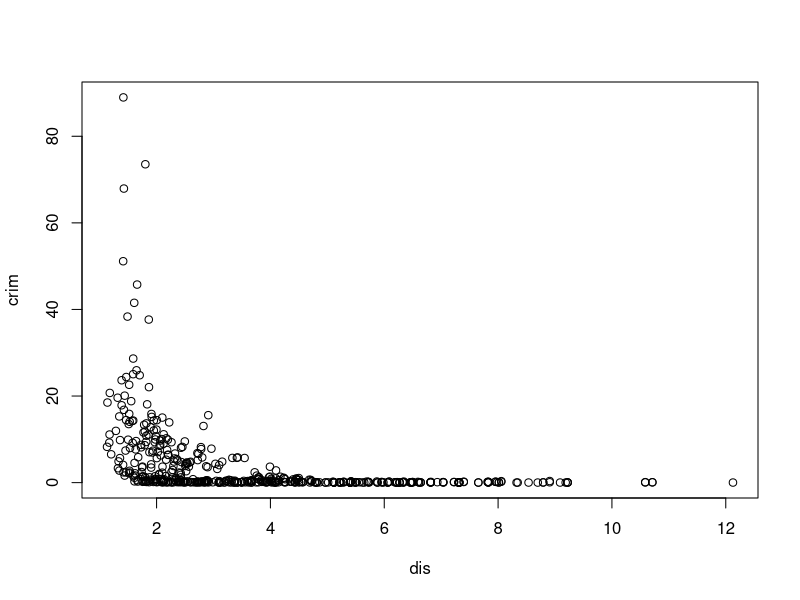
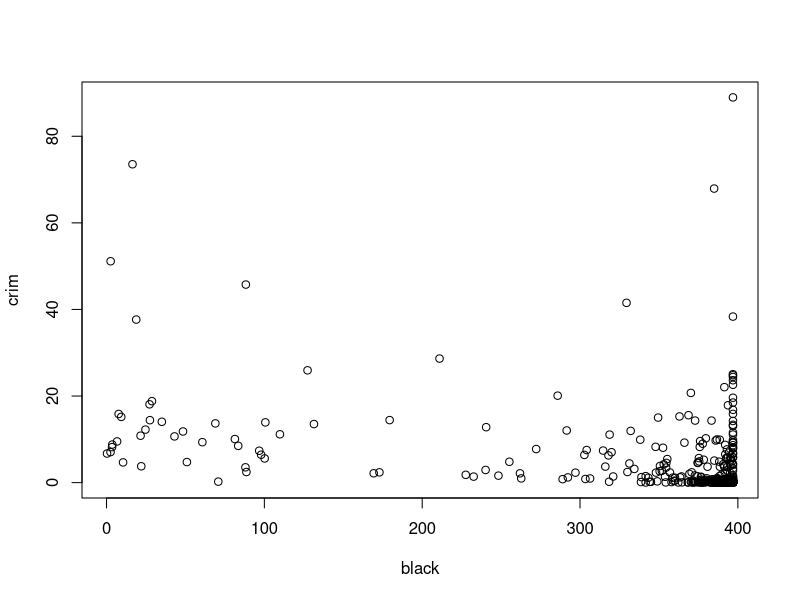
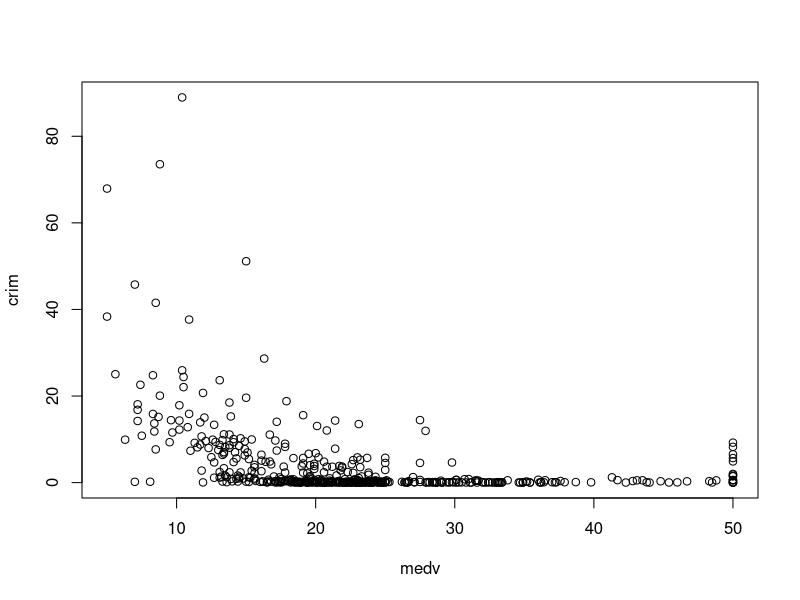
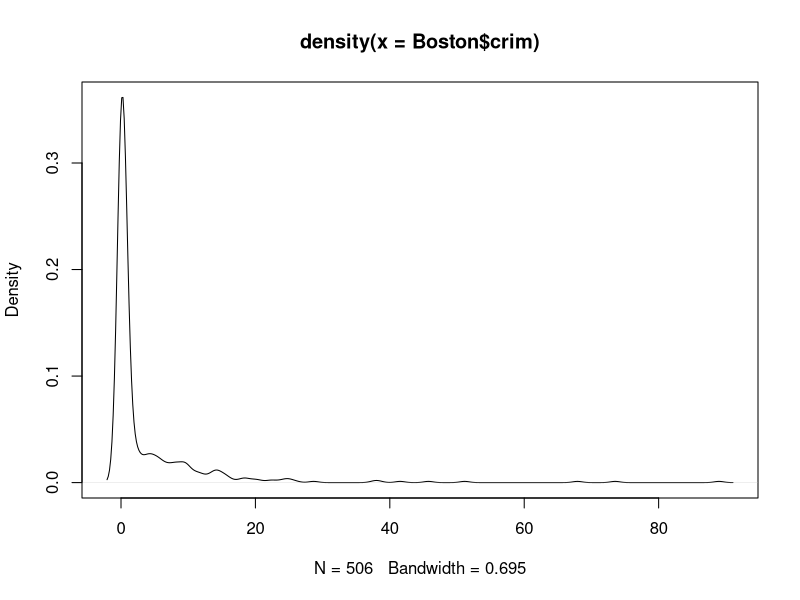
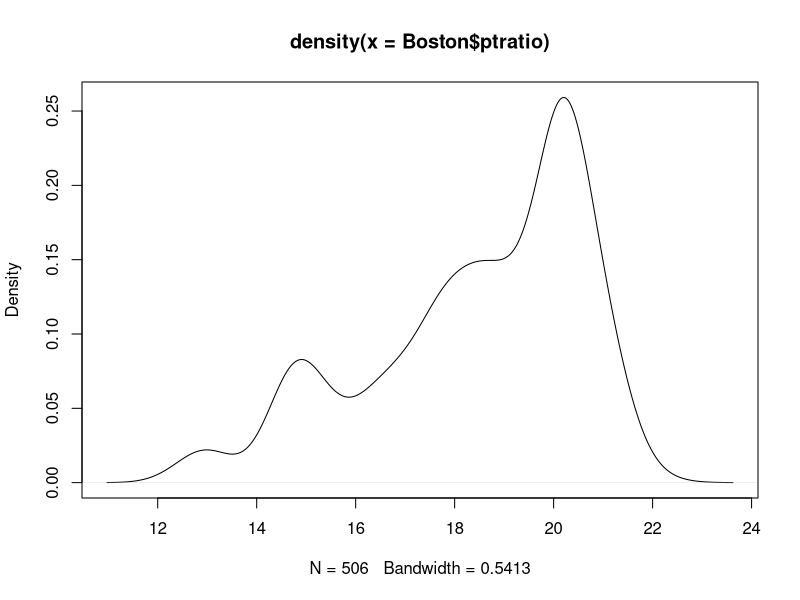
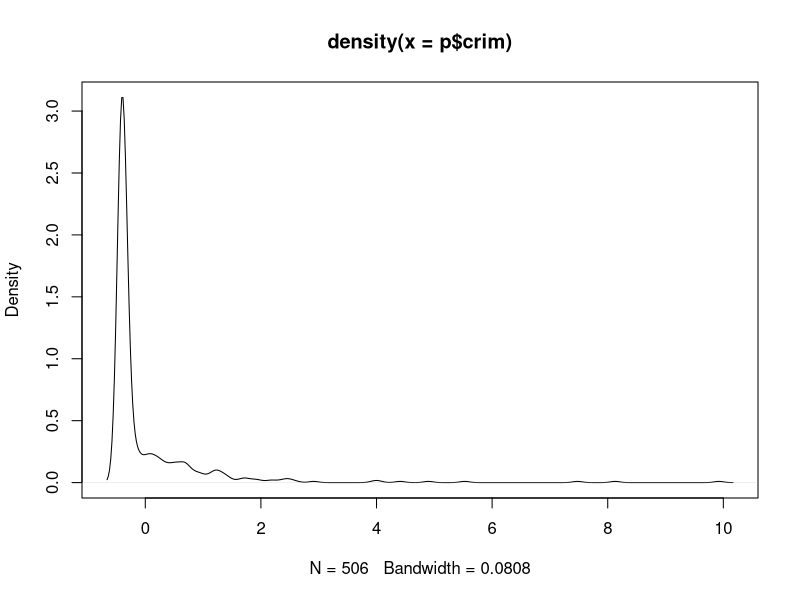
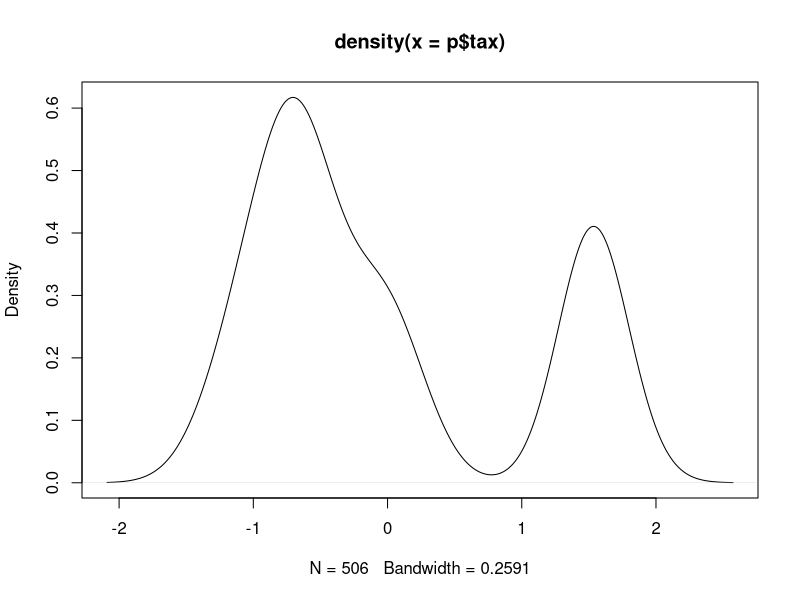
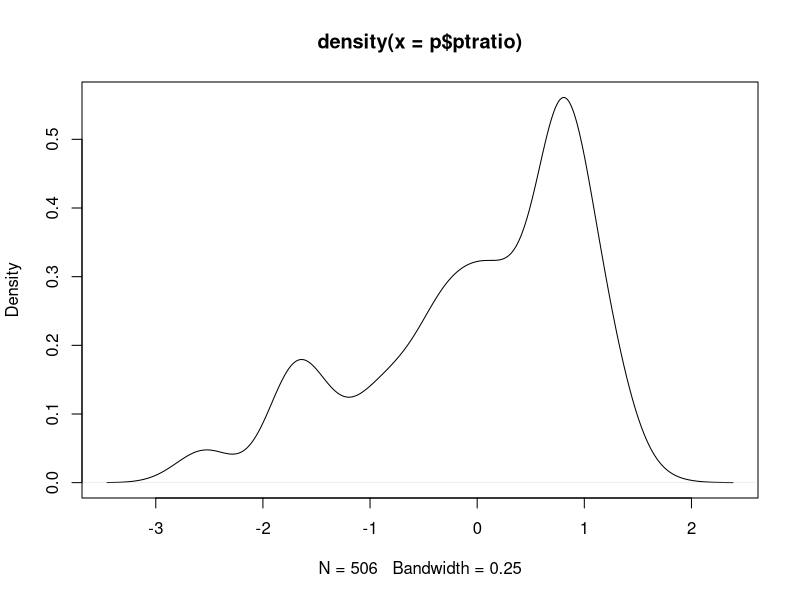

Recreate these plots in R, in order.
## ---- chunk 1
knitr::opts_chunk$set(echo = TRUE)
set.seed(1)
## ---- chunk 2
v<-c(0,1)
for (i in 1:48){
  v[i+2]<-v[i+1]+v[i]
}
v
## ---- chunk 3
# Code for 10 a) goes here
library(MASS)
dim(Boston)
?Boston

## ---- chunk 4
# Code for 10 b) goes here
attach(Boston)
plot(dis,crim)
plot(black,crim)
plot(medv,crim)

## ---- chunk 5
# Code for 10 c) goes here
summary(lm(crim~.,data=Boston))
## ---- chunk 6
# Code for 10 d) goes here
library(dplyr)
plot(density(Boston$crim))
plot(density(Boston$ptratio))
p<-scale(Boston) %>% as.data.frame()
plot(density(p$crim))
plot(density(p$tax))
plot(density(p$ptratio))
## ---- chunk 7
# Code for 10 e) goes here
sum(Boston$chas)

## ---- chunk 8
# Code for 10 f) goes here
summary(Boston)
## ---- chunk 9
# Code for 10 g) goes here
ind<-which(Boston$medv==min(Boston$medv))
Boston[ind,]
summary(Boston)
## ---- chunk 10
# Code for 10 h) goes here
sum(Boston$rm>7)
sum(Boston$rm>8)
plot(density(Boston$crim),col='red');lines(density(Boston%>%filter(rm>8)%>%.$crim),col='blue')
plot(density(Boston$medv),col='red');lines(density(Boston%>%filter(rm>8)%>%.$medv),col='blue')
plot(density(Boston$ptratio),col='red');lines(density(Boston%>%filter(rm>8)%>%.$ptratio),col='blue')
plot(density(Boston$tax),col='red');lines(density(Boston%>%filter(rm>8)%>%.$tax),col='blue')

